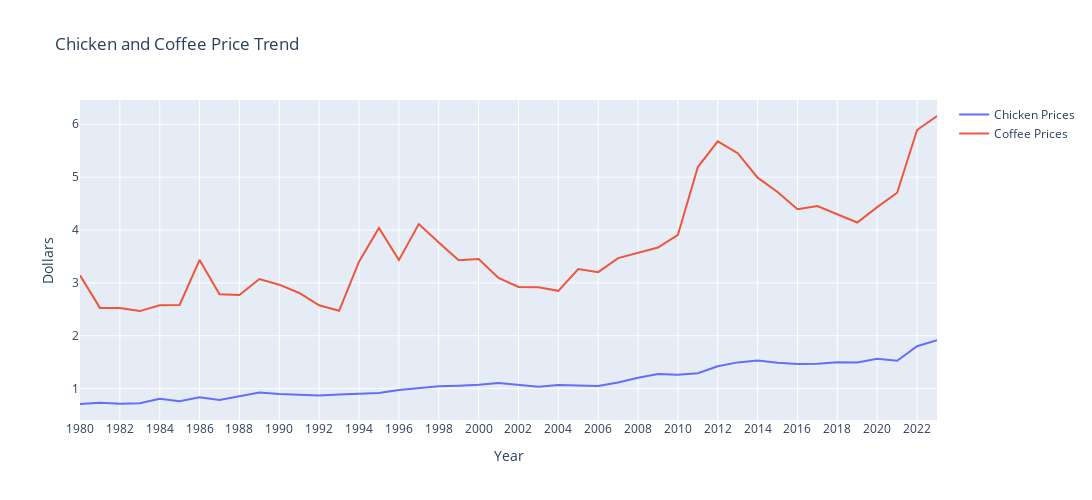

Notebook source saved alongside this figure:
### Code cell
# Using Plotly new library
# Assuming you have a DataFrame named 'chicken_df'
# chicken_plot = px.line(chicken_df)
# coffee_plot = px.line(coffe_df)
# coffee_plot.show()
fig = go.Figure()
fig.add_trace(go.Scatter(x=chicken_df.index, y=chicken_df['Average Chicken Price per Pound'], mode='lines', name='Chicken Prices'))
# Add traces for coffee prices
fig.add_trace(go.Scatter(x=coffe_df.index, y=coffe_df['Average Coffee Price'], mode='lines', name='Coffee Prices'))

fig.update_layout(width=1100, height = 500, title='Chicken and Coffee Price Trend', xaxis_title='Year', yaxis_title='Dollars')
fig.update_xaxes(dtick=2, tickmode='linear')

fig.show()

### Figure 1 — Plotly figure (JSON) as saved in the notebook; plotly's stock layout.template omitted (floating-point values rounded to 4 significant figures)
{"data": [{"mode": "lines", "name": "Chicken Prices", "type": "scatter", "x": [1980, 1981, 1982, 1983, 1984, 1985, 1986, 1987, 1988, 1989, 1990, 1991, 1992, 1993, 1994, 1995, 1996, 1997, 1998, 1999, 2000, 2001, 2002, 2003, 2004, 2005, 2006, 2007, 2008, 2009, 2010, 2011, 2012, 2013, 2014, 2015, 2016, 2017, 2018, 2019, 2020, 2021, 2022, 2023], "y": [0.709, 0.732, 0.714, 0.725, 0.81, 0.763, 0.835, 0.785, 0.854, 0.927, 0.899, 0.88, 0.869, 0.89, 0.901, 0.917, 0.973, 1.002, 1.044, 1.056, 1.071, 1.105, 1.074, 1.034, 1.07, 1.056, 1.049, 1.115, 1.207, 1.278, 1.263, 1.291, 1.422, 1.496, 1.533, 1.488, 1.464, 1.472, 1.497, 1.495, 1.563, 1.527, 1.801, 1.914]}, {"mode": "lines", "name": "Coffee Prices", "type": "scatter", "x": [1980, 1981, 1982, 1983, 1984, 1985, 1986, 1987, 1988, 1989, 1990, 1991, 1992, 1993, 1994, 1995, 1996, 1997, 1998, 1999, 2000, 2001, 2002, 2003, 2004, 2005, 2006, 2007, 2009, 2010, 2011, 2012, 2013, 2014, 2015, 2016, 2017, 2018, 2019, 2020, 2021, 2022, 2023], "y": [3.142, 2.527, 2.524, 2.466, 2.578, 2.581, 3.433, 2.785, 2.769, 3.073, 2.966, 2.809, 2.577, 2.472, 3.401, 4.038, 3.43, 4.111, 3.765, 3.427, 3.45, 3.093, 2.924, 2.916, 2.849, 3.262, 3.203, 3.469, 3.669, 3.906, 5.191, 5.676, 5.453, 4.99, 4.72, 4.393, 4.453, 4.302, 4.141, 4.433, 4.705, 5.891, 6.156]}], "layout": {"height": 500, "title": {"text": "Chicken and Coffee Price Trend"}, "width": 1100, "xaxis": {"autorange": true, "dtick": 2, "range": [1980, 2023], "tickmode": "linear", "title": {"text": "Year"}, "type": "linear"}, "yaxis": {"autorange": true, "range": [0.4064, 6.459], "title": {"text": "Dollars"}, "type": "linear"}}}
